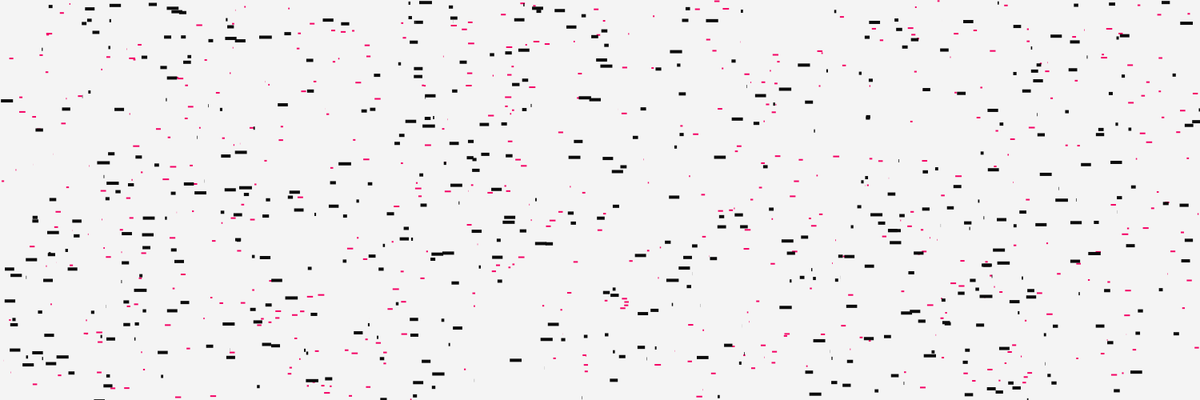
Frame 1 (no input)
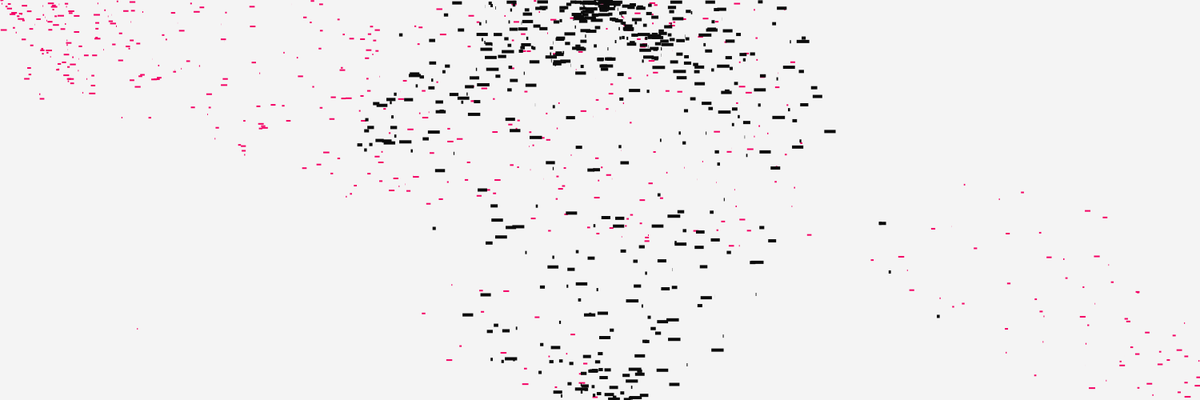
Frame 60 (the mouse pressed at the canvas centre just before this capture)
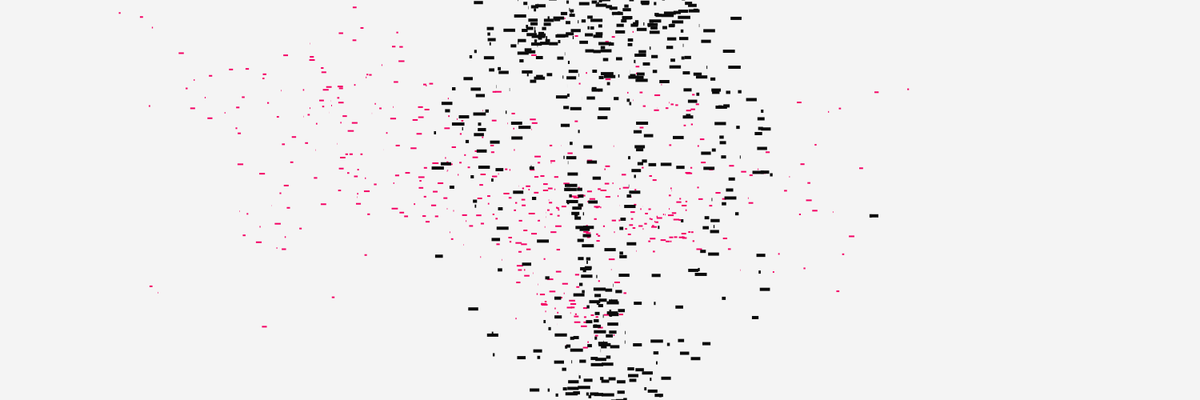
Frame 120 (the mouse held since frame 60 and released just before this capture)

The Processing sketch that drew these frames (run headless with seeded random() and noise(); from frame 60 on, the mouse is pressed at the canvas centre):

// Processing sketch: HW6_PVector_02
// ── HW6_PVector_02.pde

int num = 500;
Mover[] mover = new Mover[1000];
Mover[] moverA = new Mover[1000];
PVector a;

void setup() {
  size(1500, 500);

  for (int i = 0;i<num;i++) {
    //PVector a = new PVector(random(width),random(height));
    mover[i] = new Mover(100,100);
    mover[i].location = new PVector(random(width), random(height));
  }

  for (int i = 0;i<num;i++) {
    //PVector a = new PVector(random(width),random(height));
    moverA[i] = new Mover(width/2, height/2);
    moverA[i].size = 4;
    moverA[i].location = new PVector(random(width), random(height));
  }
}

void draw() {
  background(244);
  for (int i = 0;i<num;i++) {
     fill(244,0,100);
    mover[i].update();
    mover[i].display();
    mover[i].checkEdges();
    mover[i].x = mouseX;
    mover[i].y = mouseY;

    for (int j=0;j<num;j++) {
      if (j!=i) {
        mover[i].collision(mover[j]);
      }
    }
  }

  for (int i = 0;i<num;i++) {
    fill(11);
    moverA[i].update();
    moverA[i].display();
    moverA[i].checkEdges();

    for (int j=0;j<num;j++) {
      if (j!=i) {
        moverA[i].collision(moverA[j]);
      }
    }
  }
}

void mouseDragged() {
  //mover.mouseDragged();
}

void mouseReleased() {
  //mover.mouseReleased();
}


// ── mover.pde
class Mover {
  PVector location;
  PVector velocity;
  PVector acceleration;
  float topSpeed;
  float t = 0;
  float x;
 float y;
 float size;

    Mover(float _x, float _y) {
    location = new PVector(width/2,  height/2);
    velocity = new PVector(0, 0);
    acceleration = new PVector(0, 0);
    topSpeed = 10;
    x=_x;
    y=-y;
    size = 2;
  }

  void update() {
    //    float n = noise(t);
    //    t+=0.001;
    //    acceleration = PVector.random2D();
    //    acceleration.mult(n);
    PVector mouse = new PVector(x, y);
    PVector dir = PVector.sub(mouse, location);
    
    dir.normalize();
    dir.mult(0.5);
    
    acceleration = dir;
    
    velocity.add(acceleration);
    velocity.limit(topSpeed);
    location.add(velocity);
  }

  void display() {
    smooth();
    //fill(175);
    noStroke();
    rect(location.x, location.y, random(size*4),size);
  }

  void checkEdges() {
    if (location.x > width) {
      location.x = 0;
    } 
    else if (location.x < 0) {
      location.x = width;
    }

    if (location.y >height) {
      location.x = width/2; 
      location.y = 0;
    } 
    else if (location.y < 0) {
      location.y = height;
    }
  }

  void collision(Mover other) {
    if (dist(location.x, location.y, other.location.x, other.location.y) <1) {
      acceleration.mult(-10);
      velocity.mult(-1);
    }
  }
  void mouseDragged() {
    acceleration = new PVector(0, 0.5);
  }

  void mouseReleased() {
    velocity = new PVector(0, 0);
    acceleration = new PVector(0, 0);
  }
}
